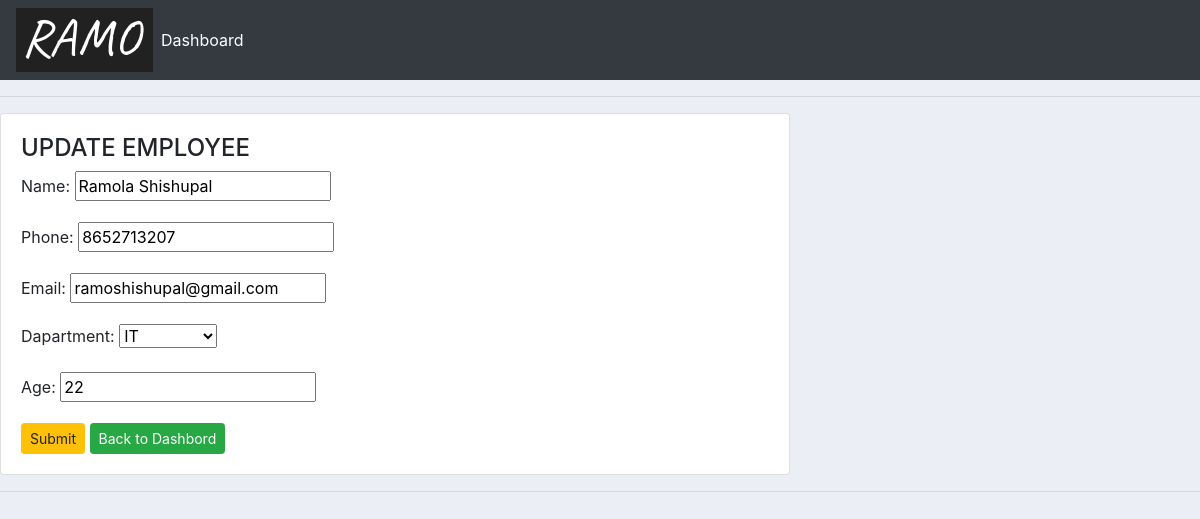
/1/, run on the app's committed database.
### ui/models.py (models this page shows, shortened)
class Employee(models.Model):
    name = models.CharField(max_length=25, null=True)
    phone = models.CharField(max_length=10, null=True)
    email = models.EmailField(max_length=25, null=True)
    dapartment=models.ForeignKey(Department,null=True,on_delete=models.SET_NULL)
    age=models.IntegerField(null=True)

### ui/views.py (the view)
# urls.py: path('<str:pk>/', views.update, name="update"),
def update(request, pk):
    employee = Employee.objects.get(id=pk)
    if request.method == "POST":
        fm=EmployeeForm(request.POST,instance=employee)
        if fm.is_valid():
            fm.save()
    else:
        fm = EmployeeForm(instance=employee)
    context={'form':fm}
    return render(request, 'form.html',context)

### ui/forms.py
class EmployeeForm(forms.ModelForm):
    class Meta:
        model=Employee
        fields='__all__'

### ui/models.py (called while the page is built)
    def __str__(self):
        return self.dep_name

### templates/form.html (shortened to what this page needs)
{% extends 'main.html' %}
{% load static %}
{% block content %}
     <div class="row">
    <div class="col-sm-8">
        <div class="card card-body">
            <h4>UPDATE EMPLOYEE {{ pk }}</h4>
    <form action="" method="POST">
{{ form.as_p }}
    <input class="btn btn-warning btn-sm"  type="submit" name="Update">
        <a class="btn btn-success btn-sm" href="{% url 'addshow' %}">Back to Dashbord</a>
    </form>
        </div>
    </div>
     </div>
{% endblock %}

### static/css/main.css (style rules this page uses)
body { background-color: #ebeff5; }

### data on the page
Employee: name "Ramola Shishupal", phone "8652713207", email "ramoshishupal@gmail.com", dapartment "IT", age "22"
